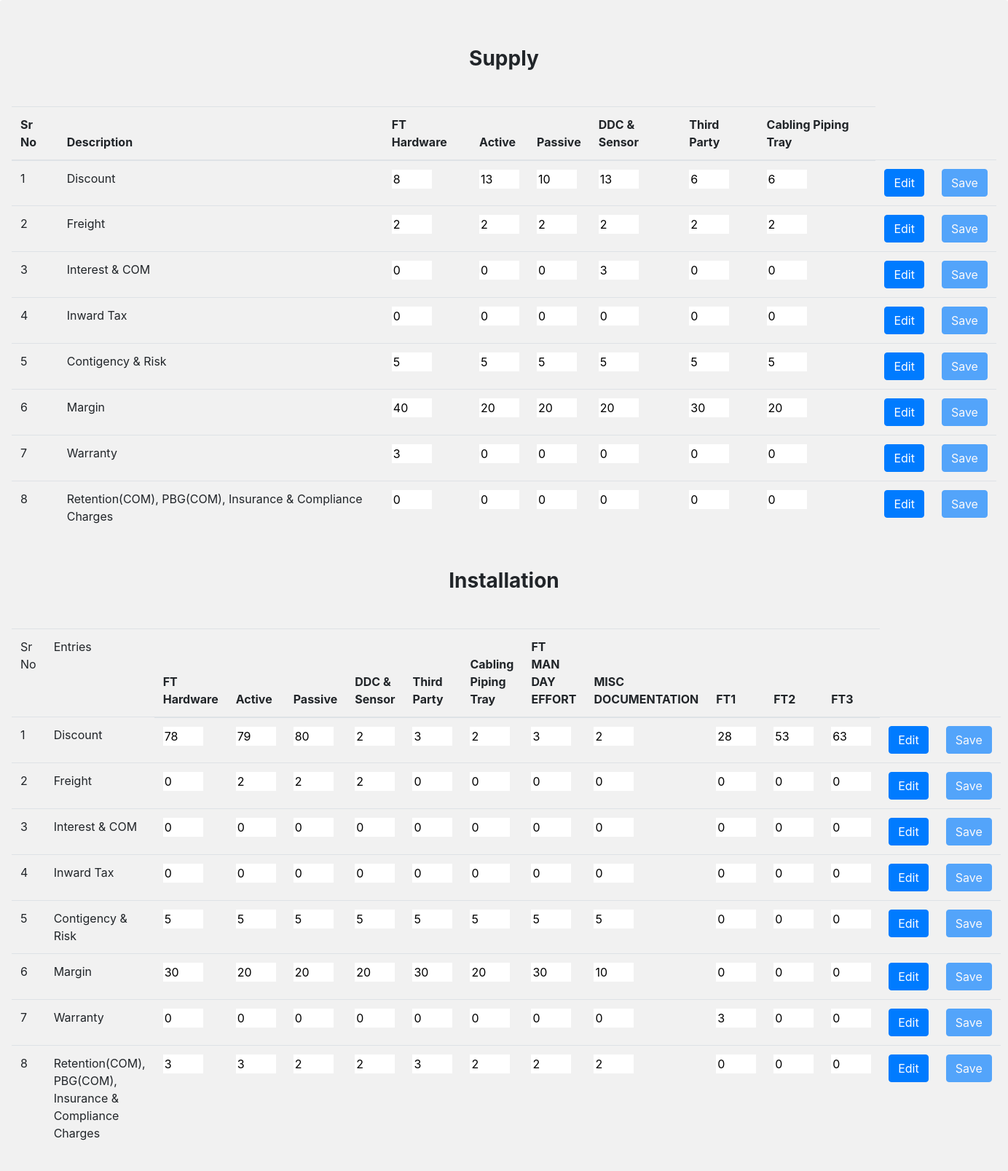
Page /admins/percentagechangesheet/ on the committed database.
### Admin1/models.py (models this page shows)
class InputConfiguration(models.Model):
    sr_no=models.IntegerField()
    desc=models.CharField(max_length=500)
    ft_hardware=models.IntegerField()
    active=models.IntegerField()
    passive=models.IntegerField()
    ddcsensor=models.IntegerField()
    thirdparty=models.IntegerField()
    cabpiptray=models.IntegerField()
    ft_hardware1=models.IntegerField()
    active1=models.IntegerField()
    passive1=models.IntegerField()
    ddcsensor1=models.IntegerField()
    thirdparty1=models.IntegerField()
    cabpiptray1=models.IntegerField()
    ftmandayeffort=models.IntegerField()
    othersmicffort=models.IntegerField()
    ft2=models.IntegerField()
    ft3=models.IntegerField()
    ft4=models.IntegerField()

### Admin1/views.py (the view)
# urls.py: path('percentagechangesheet/',views.percentagechangesheet,name='percentagechangesheet'),
def percentagechangesheet(request):
    entries=InputConfiguration.objects.all()
    print(len(entries))
    context={'entries':entries}
    return render(request,'Admin1/percentagechangesheet.html',context)

### templates/Admin1/percentagechangesheet.html (shortened to what this page needs)
<!DOCTYPE html>
<html lang="en">
<head>
    <link rel="stylesheet" href="https://cdn.jsdelivr.net/npm/bootstrap@4.1.3/dist/css/bootstrap.min.css"
>
</head>
<body>
    <div style="width: auto;background-color: rgb(241, 241, 241);" class="shadow p-3 mb-5 rounded">
        <div style="text-align: center;" class="container my-5">
            <h3><b>Supply</b></h3>
        </div>
        <table>
            <form class="my-5">
                <table class="table">
                    <thead>
                        <tr>
                            <th scope="col"> Sr No</th>
                            <th scope="col">Description</th>
                            <th scope="col">FT Hardware</th>
                            <th scope="col">Active</th>
                            <th scope="col">Passive</th>
                            <th scope="col">DDC & Sensor</th>
                            <th scope="col">Third Party</th>
                            <th scope="col">Cabling Piping Tray</th>
                        </tr>
                    </thead>
                    <tbody>
                        {% for entry in entries %}
                        <tr>
                            <td>{{entry.sr_no}}</td>
                            <td>{{entry.desc}}</td>
                            <td><input class="{{entry.sr_no}}1" id="{{entry.sr_no}}1hardware" style="width: 55px;border:none" readonly="true" value="{{entry.ft_hardware}}"
                                    type="number"></td>
                            <td><input class="{{entry.sr_no}}1" id="{{entry.sr_no}}1active" style="width: 55px;border:none" readonly="true" value="{{entry.active}}"
                                    type="number"></td>
                            <td><input class="{{entry.sr_no}}1" id="{{entry.sr_no}}1passive" style="width: 55px;border:none" readonly="true" value="{{entry.passive}}"
                                    type="number"></td>
                            <td><input class="{{entry.sr_no}}1" id="{{entry.sr_no}}1ddcsensor" style="width: 55px;border:none" readonly="true" value="{{entry.ddcsensor}}"
                                    type="number"></td>
                            <td><input class="{{entry.sr_no}}1" id="{{entry.sr_no}}1thirdparty" style="width: 55px;border:none" readonly="true" value="{{entry.thirdparty}}"
                                    type="number"></td>
                            <td><input class="{{entry.sr_no}}1" id="{{entry.sr_no}}1cabpiptray" style="width: 55px;border:none" readonly="true" value="{{entry.cabpiptray}}"
                                    type="number"></td>
                            <td><button value="{{entry.sr_no}}1" type="submit" class="btn btn-primary edit">Edit</button></td>
                            <td><button value="{{entry.sr_no}}1" id="{{entry.sr_no}}1" type="submit" disabled class="btn btn-primary save">Save</button></td>
                        </tr>
                        {% endfor %}
                    </tbody>
            </form>
        </table>
        <div style="text-align: center;" class="container my-5">
            <h3><b>Installation</b></h3>
        </div>
        <table>
            <form class="my-5">
                <table class="table">
                    <thead>
                        <tr>
                            <td>Sr No</td>
                            <td>Entries</td>
                            <th>FT Hardware</th>
                            <th>Active</th>
                            <th>Passive</th>
                            <th>DDC & Sensor</th>
                            <th>Third Party</th>
                            <th>Cabling Piping Tray</th>
                            <th>FT MAN DAY EFFORT</th>
                            <th> MISC DOCUMENTATION</th>
                            <th>FT1</th>
                            <th>FT2</th>
                            <th>FT3</th>
                        </tr>
                    </thead>
                    <tbody>
                        {% for entry in entries %}
                        <tr>
                              <td>{{entry.sr_no}}</td>
                            <td>{{entry.desc}}</td>
                            <td><input class="{{entry.sr_no}}2" id="{{entry.sr_no}}2hardware"  style="width: 55px;border:none" readonly="true" value="{{entry.ft_hardware1}}"
                                    type="number"></td>
                            <td><input class="{{entry.sr_no}}2" id="{{entry.sr_no}}2active" style="width: 55px;border:none" readonly="true" value="{{entry.active1}}"
                                    type="number"></td>
                            <td><input class="{{entry.sr_no}}2" id="{{entry.sr_no}}2passive" style="width: 55px;border:none" readonly="true" value="{{entry.passive1}}"
                                    type="number"></td>
                            <td><input class="{{entry.sr_no}}2" id="{{entry.sr_no}}2ddcsensor" style="width: 55px;border:none" readonly="true" value="{{entry.ddcsensor1}}"
                                    type="number"></td>
                            <td><input class="{{entry.sr_no}}2" id="{{entry.sr_no}}2thirdparty" style="width: 55px;border:none" readonly="true" value="{{entry.thirdparty1}}"
                                    type="number"></td>
                            <td><input class="{{entry.sr_no}}2" id="{{entry.sr_no}}2cabpiptray" style="width: 55px;border:none" readonly="true" value="{{entry.cabpiptray1}}"
                                    type="number"></td>
                            <td><input class="{{entry.sr_no}}2" id="{{entry.sr_no}}2ftmandayeffort" style="width: 55px;border:none" readonly="true" value="{{entry.ftmandayeffort}}"
                                    type="number"></td>
                            <td><input class="{{entry.sr_no}}2" id="{{entry.sr_no}}2othersmicffort" style="width: 55px;border:none" readonly="true" value="{{entry.othersmicffort}}"
                                    type="number"></td>
                            <td><input class="{{entry.sr_no}}2" id="{{entry.sr_no}}2ft2" style="width: 55px;border:none" readonly="true" value="{{entry.ft2}}"
                                    type="number"></td>
                            <td><input class="{{entry.sr_no}}2" id="{{entry.sr_no}}2ft3" style="width: 55px;border:none" readonly="true" value="{{entry.ft3}}"
                                    type="number"></td>
                            <td><input class="{{entry.sr_no}}2" id="{{entry.sr_no}}2ft4" style="width: 55px;border:none" readonly="true" value="{{entry.ft4}}"
                                    type="number"></td>
                            <td><button value="{{entry.sr_no}}2" type="submit" class="btn btn-primary edit">Edit</button></td>
                            <td><button value="{{entry.sr_no}}2" id="{{entry.sr_no}}2" type="submit" disabled class="btn btn-primary save1">Save</button></td>
                        </tr>
                        {% endfor %}
                    </tbody>
            </form>
        </table>
    </div>
</body>
</html>

### rows in the picture
InputConfiguration: sr_no "1", desc "Discount", ft_hardware "8", active "13", passive "10", ddcsensor "13", thirdparty "6", cabpiptray "6", ft_hardware1 "78", active1 "79", passive1 "80", ddcsensor1 "2", thirdparty1 "3", cabpiptray1 "2", ftmandayeffort "3", othersmicffort "2", ft2 "28", ft3 "53", ft4 "63"
InputConfiguration: sr_no "2", desc "Freight", ft_hardware1 "0", thirdparty1 "0", cabpiptray1 "0", ftmandayeffort "0", othersmicffort "0", ft2 "0", ft3 "0", ft4 "0"
InputConfiguration: sr_no "3", desc "Interest & COM", ft_hardware "0", active "0", passive "0", thirdparty "0", cabpiptray "0", ft_hardware1 "0", active1 "0", passive1 "0", ddcsensor1 "0", thirdparty1 "0", cabpiptray1 "0", ftmandayeffort "0", othersmicffort "0", ft2 "0", ft3 "0", ft4 "0"
InputConfiguration: sr_no "4", desc "Inward Tax", ft_hardware "0", active "0", passive "0", ddcsensor "0", thirdparty "0", cabpiptray "0", ft_hardware1 "0", active1 "0", passive1 "0", ddcsensor1 "0", thirdparty1 "0", cabpiptray1 "0", ftmandayeffort "0", othersmicffort "0", ft2 "0", ft3 "0", ft4 "0"
InputConfiguration: sr_no "5", desc "Contigency & Risk", ft2 "0", ft3 "0", ft4 "0"
InputConfiguration: sr_no "6", desc "Margin", ft_hardware "40", active "20", passive "20", ddcsensor "20", thirdparty "30", cabpiptray "20", ft_hardware1 "30", active1 "20", passive1 "20", ddcsensor1 "20", thirdparty1 "30", cabpiptray1 "20", ftmandayeffort "30", othersmicffort "10", ft2 "0", ft3 "0", ft4 "0"
InputConfiguration: sr_no "7", desc "Warranty", ft_hardware "3", active "0", passive "0", ddcsensor "0", thirdparty "0", cabpiptray "0", ft_hardware1 "0", active1 "0", passive1 "0", ddcsensor1 "0", thirdparty1 "0", cabpiptray1 "0", ftmandayeffort "0", othersmicffort "0", ft2 "3", ft3 "0", ft4 "0"
InputConfiguration: sr_no "8", desc "Retention(COM), PBG(COM), Insurance & Compliance Charges", ft_hardware "0", active "0", passive "0", ddcsensor "0", thirdparty "0", cabpiptray "0", ft_hardware1 "3", active1 "3", passive1 "2", ddcsensor1 "2", thirdparty1 "3", cabpiptray1 "2", ftmandayeffort "2", othersmicffort "2", ft2 "0", ft3 "0", ft4 "0"
